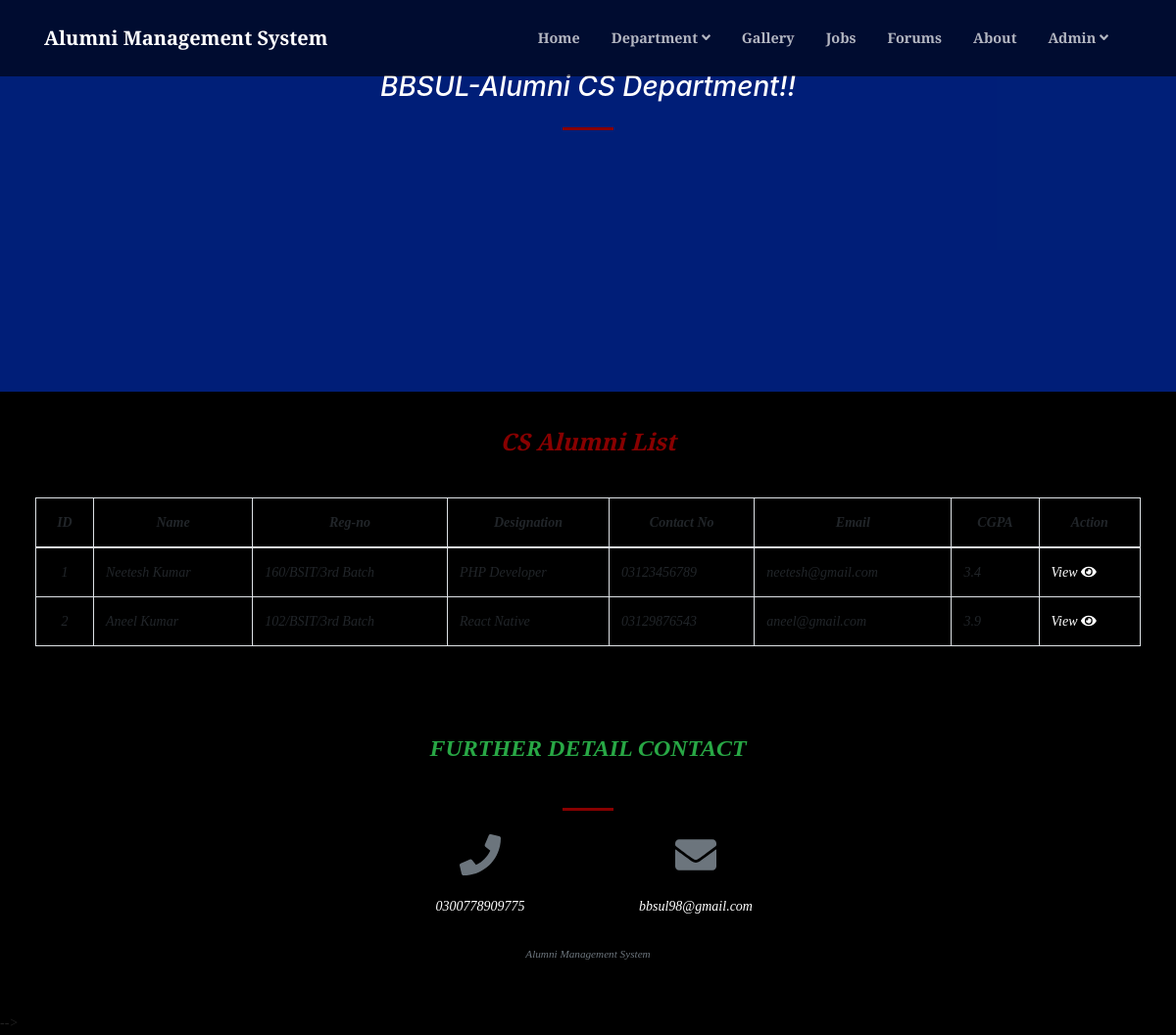
The page /cs_batch_alumni.php?bid=1 on the database its author committed.
### tables this page shows
CREATE TABLE `cs_batch1` (
  `cs_batch1_id` int(11) NOT NULL,
  `cs_batch1_name` varchar(255) NOT NULL,
  `cs_batch1_reg` varchar(255) NOT NULL,
  `cs_batch1_desgination` varchar(255) NOT NULL,
  `cs_batch1_contact_no` varchar(11) NOT NULL,
  `cs_batch1_email` varchar(255) NOT NULL,
  `cs_batch1_cgpa` varchar(255) NOT NULL
);

### cs_batch_alumni.php (the view, shortened to what this page needs)
<!DOCTYPE html>
<html lang="en">
<link href="admin/assets/css/jquery.datetimepicker.min.css" rel="stylesheet">
<link href="https://cdnjs.cloudflare.com/ajax/libs/magnific-popup.js/1.1.0/magnific-popup.min.css" rel="stylesheet" />
<link href="admin/assets/vendor/bootstrap-datepicker/css/bootstrap-datepicker.css" rel="stylesheet" />
<link href="css/styles.css" rel="stylesheet" />
<link type="text/css" rel="stylesheet" href="admin/assets/css/jquery-te-1.4.0.css">
<link href="admin/assets/css/select2.min.css" rel="stylesheet">
<body id="page-top">
    <nav class="navbar navbar-expand-lg navbar-light fixed-top py-3" id="mainNav">
        <div class="container" style="width: 100%">
            <a class="navbar-brand js-scroll-trigger" href="./">Alumni Management System</a>
            <div class="collapse navbar-collapse" id="navbarResponsive">
                <ul class="navbar-nav ml-auto my-2 my-lg-0">
                    <li class="nav-item"><a class="nav-link js-scroll-trigger" href="index.php?page=home">Home</a></li>
                    <li class="nav-item">
                        <div class=" dropdown">
                            <a href="#" class="nav-link js-scroll-trigger" id="account_settings" data-toggle="dropdown" aria-haspopup="true" aria-expanded="false">Department <i class="fa fa-angle-down"></i></a>
                        </div>
                    </li>
                    <li class="nav-item"><a class="nav-link js-scroll-trigger" href="index.php?page=gallery">Gallery</a></li>
                    <li class="nav-item"><a class="nav-link js-scroll-trigger" href="index.php?page=careers">Jobs</a></li>
                    <li class="nav-item"><a class="nav-link js-scroll-trigger" href="index.php?page=forum">Forums</a></li>
                    <li class="nav-item"><a class="nav-link js-scroll-trigger" href="index.php?page=about">About</a></li>
                    <li class="nav-item">
                        <div class=" dropdown mr-4">
                            <a href="#" class="nav-link js-scroll-trigger" id="account_settings" data-toggle="dropdown" aria-haspopup="true" aria-expanded="false">Admin <i class="fa fa-angle-down"></i></a>
                        </div>
                    </li>
                </ul>
            </div>
        </div>
    </nav>
    <header class="masthead">
        <div class="container-fluid h-100">
            <div class="row h-100 align-items-center justify-content-center text-center">
                <div class="col-lg-8 align-self-end mb-4 page-title">
                    <i>
                        <h3 class="text-white">BBSUL-Alumni CS Department!!</h3><i>
                            <hr class="divider my-4" />
                </div>
            </div>
        </div>
    </header>
    <div class="container-fluid mt-3 pt-2">
        <div class="row justify-content-center">
            <div class="col-lg-12">
                <div class="card">
                    <div class="card-header text-center">
                        <h4><b> CS Alumni List</b></h4>
                    </div>
                    <div class="card-body">
                        <table class="table table-bordered table-hover">
                            <thead>
                                <tr>
                                    <th class="text-center">ID</th>
                                    <th class="text-center">Name</th>
                                    <th class="text-center">Reg-no</th>
                                    <th class="text-center">Designation</th>
                                    <th class="text-center">Contact No</th>
                                    <th class="text-center">Email</th>
                                    <th class="text-center">CGPA</th>
                                    <th class="text-center">Action</th>
                                </tr>
                            </thead>
                            <tbody>
                                <?php
                                $connection = mysqli_connect("localhost", "root", "");
                                $bid = $_GET['bid'];
                                if ($bid === '1') {
                                    $query = "select * from cs_batch1 ";
                                    $query_run = mysqli_query($connection, $query);
                                    while ($row = mysqli_fetch_assoc($query_run)) {
                                        extract($row)
                                ?>
                                        <tr>
                                            <td class="text-center">
                                                <?php echo $cs_batch1_id ?>
                                            </td>
                                            <td class="">
                                                <?php echo $cs_batch1_name ?>
                                            </td>
                                            <td class="">
                                                <?php echo $cs_batch1_reg ?>
                                            </td>
                                            <td class="">
                                                <?php echo $cs_batch1_desgination ?>
                                            </td>
                                            <td class="">
                                                <?php echo $cs_batch1_contact_no ?>
                                            </td>
                                            <td class="">
                                                <?php echo $cs_batch1_email ?>
                                            </td>
                                            <td class="">
                                                <?php echo $cs_batch1_cgpa ?>
                                            </td>
                                            <td class="">
                                                <a href="">
                                                    View <i class="fa fa-eye"></i>
                                                </a>
                                            </td>
                                        </tr>
                                    <?php
                                    }
                                }
                                ?>
                            </tbody>
                        </table>
                    </div>
                </div>
            </div>
        </div>
    </div>
    <footer class=" py-5">
        <div class="container">
            <div class="row justify-content-center">
                <div class="col-lg-8 text-center">
                    <i>
                        <h2 class="mt-0 text-success">Further Detail Contact</h2>
                    </i>
                    <hr class="divider my-4" />
                </div>
            </div>
            <div class="row">
                <div class="col-lg-4 ml-auto text-center mb-5 mb-lg-0">
                    <i class="fas fa-phone fa-3x mb-3 text-muted"></i>
                    <div class="text-white">0300778909775</div>
                </div>
                <div class="col-lg-4 mr-auto text-center">
                    <i class="fas fa-envelope fa-3x mb-3 text-muted"></i>
                    <a class="d-block" href="mailto:bbsul98@gmail.com">bbsul98@gmail.com</a>
                </div>
            </div>
        </div>
        <br>
        <div class="container">
            <div class="small text-center text-muted"> Alumni Management System</div>
        </div>
    </footer>
    -->
</body>
</html>

### cs_batch_alumni.php (style rules this page uses)
body, footer { background: black !important; }
header.masthead, header.masthead:before { min-height: 50vh !important; height: 50vh !important }
.masthead { min-height: 23vh !important; height: 23vh !important; }
.masthead:before { min-height: 23vh !important; height: 23vh !important; }

### rows shown on the page
cs_batch1: cs_batch1_id "1", cs_batch1_name "Neetesh Kumar", cs_batch1_reg "160/BSIT/3rd Batch", cs_batch1_desgination "PHP Developer", cs_batch1_contact_no "03123456789", cs_batch1_email "neetesh@gmail.com", cs_batch1_cgpa "3.4"
cs_batch1: cs_batch1_id "2", cs_batch1_name "Aneel Kumar", cs_batch1_reg "102/BSIT/3rd Batch", cs_batch1_desgination "React Native", cs_batch1_contact_no "03129876543", cs_batch1_email "aneel@gmail.com", cs_batch1_cgpa "3.9"
